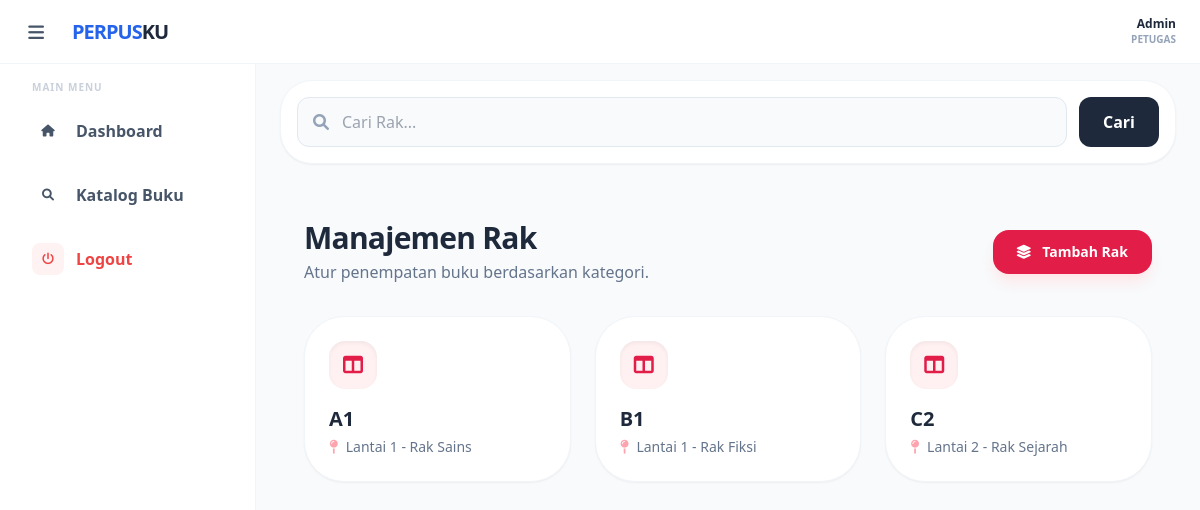
Page /pages/rak/index.php on the committed database.
### tables this page shows
CREATE TABLE `rak` (
  `id` int NOT NULL,
  `nama_rak` varchar(50) NOT NULL,
  `lokasi` varchar(100) DEFAULT NULL
);

### pages/rak/index.php (the view, shortened to what this page needs)
<?php
require_once "../../konek.php";
require_once "../../layout/header.php";
require_once "../../layout/sidebar.php";
$search = $_GET['search'] ?? '';
$sql = "SELECT * FROM rak WHERE 1=1";
$sql .= " ORDER BY nama_rak ASC";
$query = mysqli_query($conn, $sql);
?>
<div class="mb-8 bg-white p-4 rounded-[2rem] border border-slate-100 shadow-sm">
    <form method="GET" class="flex gap-3">
        <div class="relative flex-1">
            <i class="fas fa-search absolute left-4 top-1/2 -translate-y-1/2 text-slate-400"></i>
            <input type="text" name="search" value="<?= $search ?>" placeholder="Cari Rak..."
                   class="w-full pl-11 pr-4 py-3 rounded-xl border border-slate-200 bg-slate-50 focus:ring-2 focus:ring-blue-500 outline-none transition-all">
        </div>
        <button type="submit" class="bg-slate-800 text-white px-6 py-3 rounded-xl font-bold">Cari</button>
    </form>
</div>
<div class="p-6">
    <div class="flex justify-between items-center mb-8">
        <div>
            <h2 class="text-3xl font-extrabold text-slate-800 tracking-tight">Manajemen Rak</h2>
            <p class="text-slate-500 mt-1">Atur penempatan buku berdasarkan kategori.</p>
        </div>
        <a href="tambah.php" class="bg-rose-600 hover:bg-rose-700 text-white font-bold px-6 py-3 rounded-2xl transition-all shadow-lg shadow-rose-100 text-sm">
            <i class="fas fa-layer-group mr-2"></i> Tambah Rak
        </a>
    </div>
    <div class="grid grid-cols-1 md:grid-cols-2 lg:grid-cols-3 gap-6">
        <?php while($row = mysqli_fetch_assoc($query)) : ?>
        <div class="bg-white p-6 rounded-[2.5rem] border border-slate-100 shadow-sm hover:shadow-md transition-all group">
            <div class="flex justify-between items-start mb-4">
                <div class="w-12 h-12 bg-rose-50 text-rose-600 rounded-2xl flex items-center justify-center text-xl shadow-inner">
                    <i class="fas fa-columns"></i>
                </div>
            </div>
            <h3 class="text-xl font-black text-slate-800 mb-1"><?= $row['nama_rak'] ?></h3>
            <p class="text-sm text-slate-500 flex items-center gap-2">
                <i class="fas fa-map-pin text-rose-300"></i> <?= $row['lokasi'] ?>
            </p>
        </div>
        <?php endwhile; ?>
    </div>
</div>
<?php require_once "../../layout/footer.php"; ?>

### rows in the picture
rak: nama_rak "A1", lokasi "Lantai 1 - Rak Sains"
rak: nama_rak "B1", lokasi "Lantai 1 - Rak Fiksi"
rak: nama_rak "C2", lokasi "Lantai 2 - Rak Sejarah"

### other values in the picture
$_SESSION['username'] "Admin"
$_SESSION['role'] "PETUGAS"
